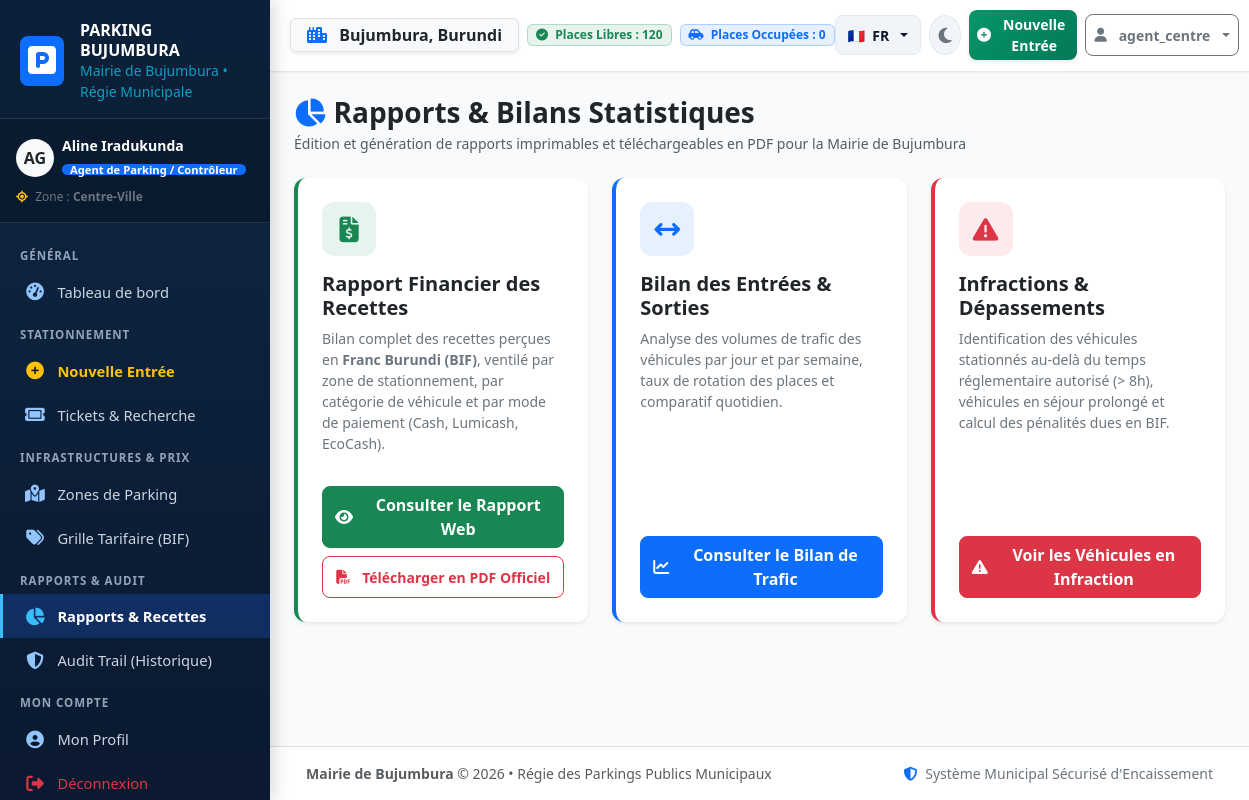
Screenshot of /reports/ (signed in) with the database file from the repository.
### parking_app/models.py (models this page shows, shortened)
class CustomUser(AbstractUser):
    ROLE_CHOICES = [
        ('ADMIN', 'Administrateur'),
        ('AGENT', 'Agent de Parking / Contrôleur'),
    ]
    role = models.CharField(
        max_length=10,
        choices=ROLE_CHOICES,
        default='AGENT',
        verbose_name="Rôle dans le système"
    )
    phone = models.CharField(
        max_length=25,
        blank=True,
        verbose_name="Numéro de téléphone (+257)"
    )
    badge_id = models.CharField(
        max_length=30,
        blank=True,
        null=True,
        unique=True,
        verbose_name="Matricule / Badge Agent"
    )
    assigned_zone = models.ForeignKey(
        'ParkingZone',
        on_delete=models.SET_NULL,
        null=True,
        blank=True,
        related_name='assigned_agents',
        verbose_name="Zone d'affectation principale"
    )
    class Meta:
        verbose_name = "Utilisateur"
        verbose_name_plural = "Utilisateurs"
        ordering = ['username']
    def is_admin_user(self):
        return self.role == 'ADMIN' or self.is_superuser
    def get_role_badge_class(self):
        if self.role == 'ADMIN':
            return 'bg-danger text-white'
        return 'bg-primary text-white'

class ParkingZone(models.Model):
    name = models.CharField(max_length=100, unique=True, verbose_name="Nom de la Zone")
    code = models.CharField(max_length=20, unique=True, verbose_name="Code de la Zone (ex: CV, ROH)")
    description = models.TextField(blank=True, verbose_name="Description / Localisation précise")
    total_spots = models.PositiveIntegerField(
        default=50,
        validators=[MinValueValidator(1)],
        verbose_name="Capacité totale (places)"
    )
    hourly_rate_default = models.DecimalField(
        max_digits=10,
        decimal_places=0,
        default=1000,
        verbose_name="Tarif horaire de base (BIF)"
    )
    is_active = models.BooleanField(default=True, verbose_name="Zone active")
    created_at = models.DateTimeField(auto_now_add=True, verbose_name="Date de création")
    class Meta:
        verbose_name = "Zone de Parking"
        verbose_name_plural = "Zones de Parking"
        ordering = ['name']
    def get_occupied_spots(self):
        return self.tickets.filter(status='EN_COURS', is_active=True).count()
    def get_available_spots(self):
        occupied = self.get_occupied_spots()
        return max(0, self.total_spots - occupied)

### parking_app/views.py (the view)
# urls.py: path('reports/', views.reports_dashboard, name='reports_dashboard'),
@login_required
def reports_dashboard(request):
    return render(request, 'parking_app/reports/reports_dashboard.html')

### templates/parking_app/reports/reports_dashboard.html (shortened to what this page needs)
{% extends 'base.html' %}
{% block content %}
<div class="d-flex flex-column flex-md-row justify-content-between align-items-start align-items-md-center mb-4 gap-3">
    <div>
        <h3 class="fw-bold text-dark mb-1">
            <i class="fa-solid fa-chart-pie text-primary me-2"></i>Rapports & Bilans Statistiques
        </h3>
        <p class="text-muted small mb-0">
            Édition et génération de rapports imprimables et téléchargeables en PDF pour la Mairie de Bujumbura
        </p>
    </div>
</div>
<div class="row g-4">
    <div class="col-md-4">
        <div class="card shadow-sm border-0 h-100 border-start border-success border-4">
            <div class="card-body p-4 d-flex flex-column">
                <div class="stat-icon bg-success bg-opacity-10 text-success mb-3" style="width: 54px; height: 54px; border-radius: 12px; display: flex; align-items: center; justify-content: center; font-size: 1.6rem;">
                    <i class="fa-solid fa-file-invoice-dollar"></i>
                </div>
                <h5 class="fw-bold text-dark">Rapport Financier des Recettes</h5>
                <p class="text-secondary small flex-grow-1">
                    Bilan complet des recettes perçues en <strong>Franc Burundi (BIF)</strong>, ventilé par zone de stationnement, par catégorie de véhicule et par mode de paiement (Cash, Lumicash, EcoCash).
                </p>
                <div class="d-grid gap-2 mt-3">
                    <a href="{% url 'report_financial' %}" class="btn btn-success fw-semibold">
                        <i class="fa-solid fa-eye me-1"></i> Consulter le Rapport Web
                    </a>
                    <a href="{% url 'report_financial' %}?export=pdf" class="btn btn-outline-danger btn-sm">
                        <i class="fa-solid fa-file-pdf me-1"></i> Télécharger en PDF Officiel
                    </a>
                </div>
            </div>
        </div>
    </div>
    <div class="col-md-4">
        <div class="card shadow-sm border-0 h-100 border-start border-primary border-4">
            <div class="card-body p-4 d-flex flex-column">
                <div class="stat-icon bg-primary bg-opacity-10 text-primary mb-3" style="width: 54px; height: 54px; border-radius: 12px; display: flex; align-items: center; justify-content: center; font-size: 1.6rem;">
                    <i class="fa-solid fa-arrows-left-right"></i>
                </div>
                <h5 class="fw-bold text-dark">Bilan des Entrées & Sorties</h5>
                <p class="text-secondary small flex-grow-1">
                    Analyse des volumes de trafic des véhicules par jour et par semaine, taux de rotation des places et comparatif quotidien.
                </p>
                <div class="d-grid gap-2 mt-3">
                    <a href="{% url 'report_daily_traffic' %}" class="btn btn-primary fw-semibold">
                        <i class="fa-solid fa-chart-line me-1"></i> Consulter le Bilan de Trafic
                    </a>
                </div>
            </div>
        </div>
    </div>
    <div class="col-md-4">
        <div class="card shadow-sm border-0 h-100 border-start border-danger border-4">
            <div class="card-body p-4 d-flex flex-column">
                <div class="stat-icon bg-danger bg-opacity-10 text-danger mb-3" style="width: 54px; height: 54px; border-radius: 12px; display: flex; align-items: center; justify-content: center; font-size: 1.6rem;">
                    <i class="fa-solid fa-triangle-exclamation"></i>
                </div>
                <h5 class="fw-bold text-dark">Infractions & Dépassements</h5>
                <p class="text-secondary small flex-grow-1">
                    Identification des véhicules stationnés au-delà du temps réglementaire autorisé (> 8h), véhicules en séjour prolongé et calcul des pénalités dues en BIF.
                </p>
                <div class="d-grid gap-2 mt-3">
                    <a href="{% url 'report_violations' %}" class="btn btn-danger fw-semibold">
                        <i class="fa-solid fa-triangle-exclamation me-1"></i> Voir les Véhicules en Infraction
                    </a>
                </div>
            </div>
        </div>
    </div>
</div>
{% endblock %}

### templates/base.html (shortened to what this page needs)
{% load i18n static %}
<!DOCTYPE html>
<html lang="{{ LANGUAGE_CODE|default:'fr' }}" data-bs-theme="light" data-theme="light">
<head>
    <link href="https://cdn.jsdelivr.net/npm/bootstrap@5.3.3/dist/css/bootstrap.min.css" rel="stylesheet">
    <link href="https://cdnjs.cloudflare.com/ajax/libs/font-awesome/6.5.1/css/all.min.css" rel="stylesheet">
    <link rel="stylesheet" href="{% static 'css/custom.css' %}">
</head>
<body data-bs-theme="light" data-theme="light">
    <div class="app-wrapper">
        <aside class="sidebar d-none d-lg-block" aria-label="{% trans 'Menu Principal Bureau' %}">
            <div class="brand-box">
                <div class="d-flex align-items-center gap-3">
                    <div class="rounded-3 bg-primary p-2 text-white shadow-sm">
                        <i class="fa-solid fa-square-parking fa-2x"></i>
                    </div>
                    <div>
                        <div class="fw-bold text-white fs-6 lh-sm">PARKING BUJUMBURA</div>
                        <div class="small text-info opacity-75">{% trans "Mairie de Bujumbura" %} &bull; {% trans "Régie Municipale" %}</div>
                    </div>
                </div>
            </div>
            {% if request.user.is_authenticated %}
            <div class="px-3 py-3 border-bottom border-secondary border-opacity-25 bg-black bg-opacity-25">
                <div class="d-flex align-items-center gap-2">
                    <div class="rounded-circle bg-light text-dark fw-bold d-flex align-items-center justify-content-center shadow-sm" style="width: 38px; height: 38px;">
                        {{ request.user.username|slice:":2"|upper }}
                    </div>
                    <div class="overflow-hidden">
                        <div class="text-white text-truncate fw-semibold small">
                            {{ request.user.get_full_name|default:request.user.username }}
                        </div>
                        <span class="badge {{ request.user.get_role_badge_class|default:'bg-primary' }} py-0 px-2" style="font-size: 0.7rem;">
                            {{ request.user.get_role_display|default:request.user.role }}
                        </span>
                    </div>
                </div>
                {% if request.user.assigned_zone %}
                <div class="mt-2 text-secondary small" style="font-size: 0.75rem;">
                    <i class="fa-solid fa-location-crosshairs text-warning me-1"></i> {% trans "Zone" %} : <strong>{{ request.user.assigned_zone.name }}</strong>
                </div>
                {% endif %}
            </div>
            {% endif %}
            <nav class="sidebar-nav">
                <div class="nav-header">{% trans "Général" %}</div>
                <a href="{% url 'dashboard' %}" class="nav-link {% if request.resolver_match.url_name == 'dashboard' %}active{% endif %}">
                    <i class="fa-solid fa-gauge-high"></i>
                    <span>{% trans "Tableau de bord" %}</span>
                </a>
                <div class="nav-header">{% trans "Stationnement" %}</div>
                <a href="{% url 'ticket_entry' %}" class="nav-link text-warning fw-bold {% if request.resolver_match.url_name == 'ticket_entry' %}active{% endif %}">
                    <i class="fa-solid fa-circle-plus text-warning"></i>
                    <span>{% trans "Nouvelle Entrée" %}</span>
                </a>
                <a href="{% url 'ticket_list' %}" class="nav-link {% if 'ticket' in request.resolver_match.url_name and request.resolver_match.url_name != 'ticket_entry' %}active{% endif %}">
                    <i class="fa-solid fa-ticket"></i>
                    <span>{% trans "Tickets & Recherche" %}</span>
                </a>
                <div class="nav-header">{% trans "Infrastructures & Prix" %}</div>
                <a href="{% url 'zone_list' %}" class="nav-link {% if 'zone' in request.resolver_match.url_name %}active{% endif %}">
                    <i class="fa-solid fa-map-location-dot"></i>
                    <span>{% trans "Zones de Parking" %}</span>
                </a>
                <a href="{% url 'tariff_list' %}" class="nav-link {% if 'tariff' in request.resolver_match.url_name or 'vehicle' in request.resolver_match.url_name %}active{% endif %}">
                    <i class="fa-solid fa-tags"></i>
                    <span>{% trans "Grille Tarifaire (BIF)" %}</span>
                </a>
                <div class="nav-header">{% trans "Rapports & Audit" %}</div>
                <a href="{% url 'reports_dashboard' %}" class="nav-link {% if 'report' in request.resolver_match.url_name %}active{% endif %}">
                    <i class="fa-solid fa-chart-pie"></i>
                    <span>{% trans "Rapports & Recettes" %}</span>
                </a>
                <a href="{% url 'audit_log_list' %}" class="nav-link {% if request.resolver_match.url_name == 'audit_log_list' %}active{% endif %}">
                    <i class="fa-solid fa-shield-halved"></i>
                    <span>{% trans "Audit Trail (Historique)" %}</span>
                </a>
                <div class="nav-header">{% trans "Mon Compte" %}</div>
                <a href="{% url 'profile' %}" class="nav-link {% if request.resolver_match.url_name == 'profile' %}active{% endif %}">
                    <i class="fa-solid fa-user-circle"></i>
                    <span>{% trans "Mon Profil" %}</span>
                </a>
                <a href="{% url 'logout' %}" class="nav-link text-danger">
                    <i class="fa-solid fa-right-from-bracket text-danger"></i>
                    <span>{% trans "Déconnexion" %}</span>
                </a>
            </nav>
        </aside>
        <div class="main-content">
            <header class="top-navbar d-flex align-items-center justify-content-between">
                <div class="d-flex align-items-center gap-2">
                    <span class="badge bg-light text-dark border px-2 px-md-3 py-2 fs-6 shadow-sm">
                        <i class="fa-solid fa-city text-primary me-1 me-md-2"></i>
                        <strong>Bujumbura</strong><span class="d-none d-sm-inline">, Burundi</span>
                    </span>
                    <div class="d-none d-md-flex align-items-center gap-2">
                        <span class="badge bg-success bg-opacity-10 text-success border border-success border-opacity-25 px-2 py-1">
                            <i class="fa-solid fa-circle-check me-1"></i> {% trans "Places Libres" %} : <strong>{{ global_available_spots|default:"0" }}</strong>
                        </span>
                        <span class="badge bg-primary bg-opacity-10 text-primary border border-primary border-opacity-25 px-2 py-1">
                            <i class="fa-solid fa-car-side me-1"></i> {% trans "Places Occupées" %} : <strong>{{ global_occupied_spots|default:"0" }}</strong>
                        </span>
                    </div>
                </div>
                <div class="d-flex align-items-center gap-2">
                    <div class="dropdown">
                        <button class="lang-selector-btn dropdown-toggle" type="button" id="languageDropdown" data-bs-toggle="dropdown" aria-expanded="false" title="{% trans 'Changer de langue' %}">
                            {% if LANGUAGE_CODE == 'rn' %}
                                <span>🇧🇮</span> <span class="fw-bold">RN</span>
                            {% elif LANGUAGE_CODE == 'en' %}
                                <span>🇬🇧</span> <span class="fw-bold">EN</span>
                            {% else %}
                                <span>🇫🇷</span> <span class="fw-bold">FR</span>
                            {% endif %}
                        </button>
                    </div>
                    <button class="theme-toggle-btn" type="button" aria-label="{% trans 'Mode Sombre' %}" title="{% trans 'Mode Sombre' %}">
                        <i class="theme-icon fa-solid fa-moon"></i>
                    </button>
                    <a href="{% url 'ticket_entry' %}" class="btn btn-cta-entry btn-sm shadow-sm d-none d-sm-inline-flex">
                        <i class="fa-solid fa-circle-plus"></i>
                        <span class="d-none d-md-inline">{% trans "Nouvelle Entrée" %}</span>
                    </a>
                    <div class="dropdown">
                        <button class="btn btn-outline-secondary btn-sm dropdown-toggle" type="button" data-bs-toggle="dropdown" aria-expanded="false">
                            <i class="fa-solid fa-user me-1"></i>
                            <span class="d-none d-sm-inline">{{ request.user.username }}</span>
                        </button>
                    </div>
                </div>
            </header>
            <main class="content-body" id="mainContent">
                {% block content %}{% endblock %}
            </main>
            <footer class="bg-white border-top py-3 px-4 text-center text-muted small mt-auto no-print">
                <div class="container-fluid d-flex flex-column flex-md-row justify-content-between align-items-center gap-2">
                    <div>
                        <strong>{{ CITY_NAME|default:"Mairie de Bujumbura" }}</strong> &copy; {{ CURRENT_YEAR|default:"2026" }} &bull; {% trans "Régie des Parkings Publics Municipaux" %}
                    </div>
                    <div class="text-secondary">
                        <i class="fa-solid fa-shield-halved me-1 text-primary"></i> {% trans "Système Municipal Sécurisé d'Encaissement" %}
                    </div>
                </div>
            </footer>
        </div>
    </div>
</body>
</html>

### rows the page displays
CustomUser: user.username "AG", user.get_full_name "Aline Iradukunda", user.role "Agent de Parking / Contrôleur", user.assigned_zone.name "Centre-Ville", user.username "agent_centre"

### other values shown
{{ global_available_spots|default:"0" }} "120"
{{ global_occupied_spots|default:"0" }} "0"
{{ CITY_NAME|default:"Mairie de Bujumbura" }} "Mairie de Bujumbura"
